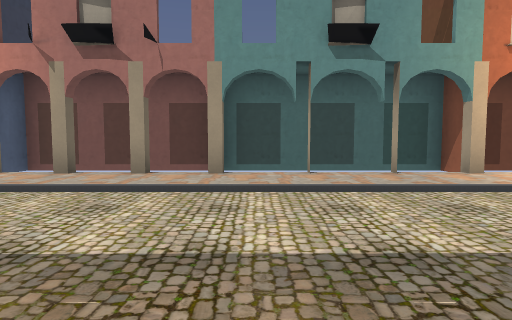
View 1 (above)

19 first-person views from a walk through a level from a Godot 3-D game. The camera is 1.4 m above the floor, tilts 4° down and sees 75° across. The floor is counted in squares, 2 m on a side. Each view is taken from the middle of a square. On the plan, view 1 faces up. The plan holds only what a view shows up to about 10 squares ahead; the rest is blank. The place goes on beyond the plan. Some surface patterns are stand-ins.

View 2
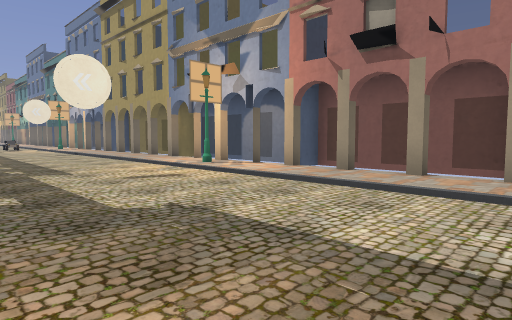

View 3
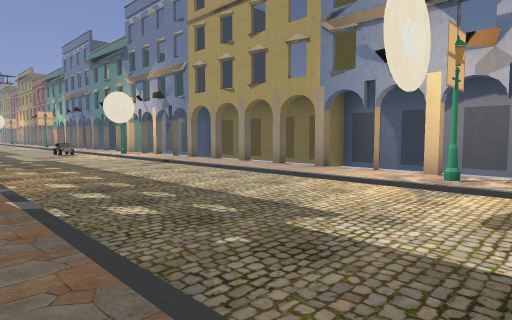

View 4
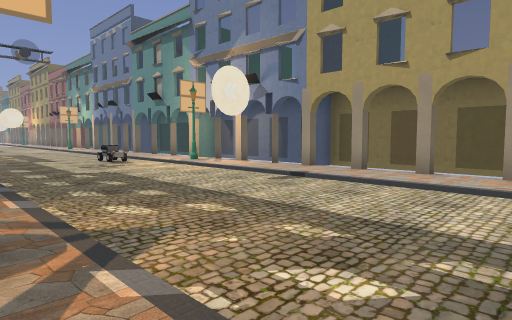

View 5
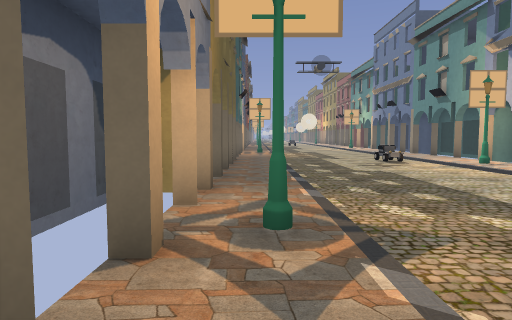

View 6
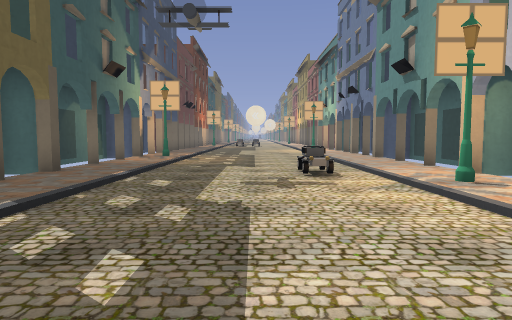

View 7
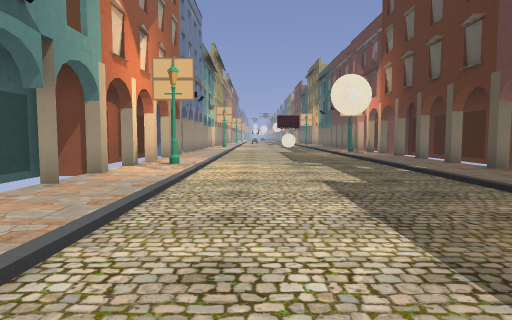

View 8
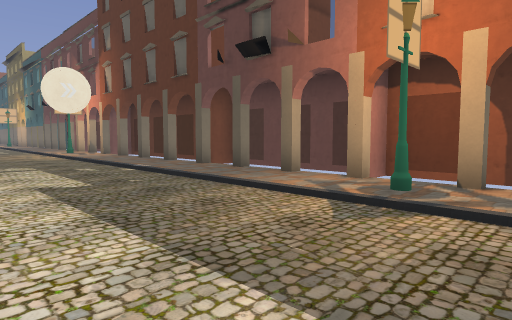

View 9
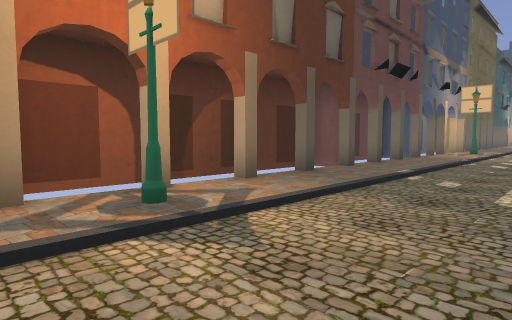

View 10
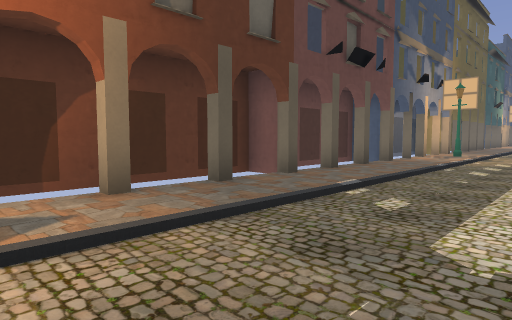

View 11
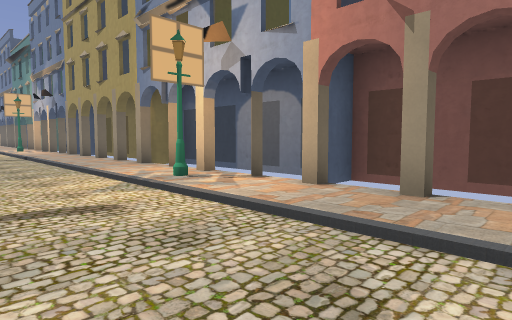

View 12
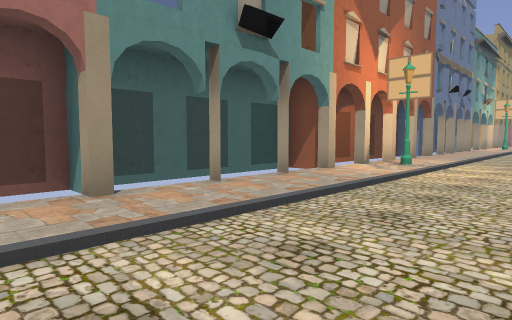

View 13
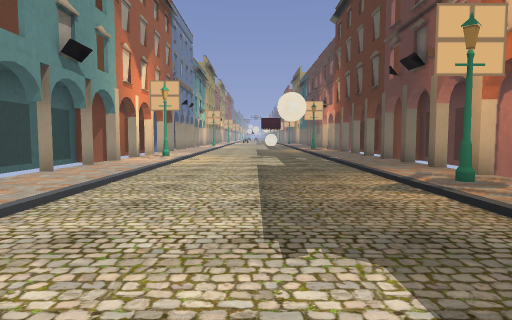

View 14
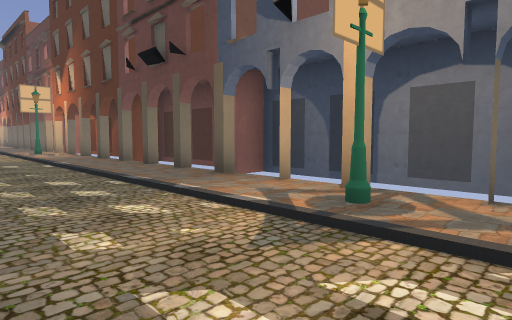

View 15
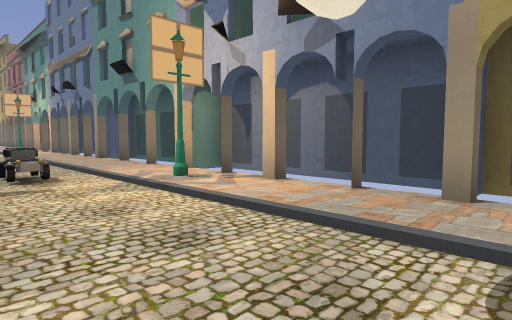

View 16
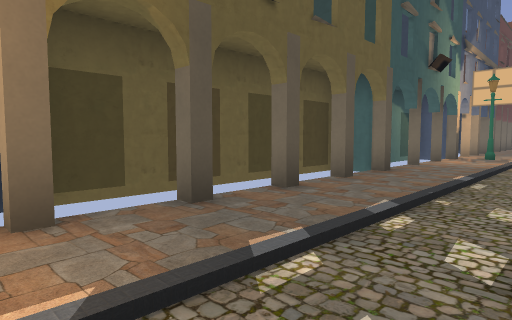

View 17
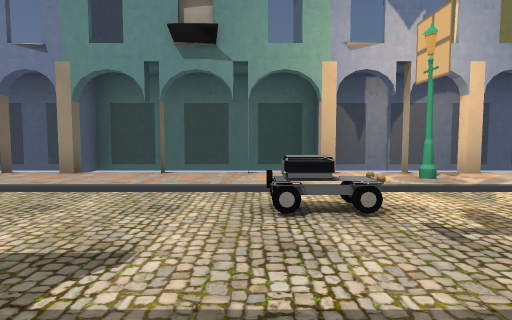

View 18
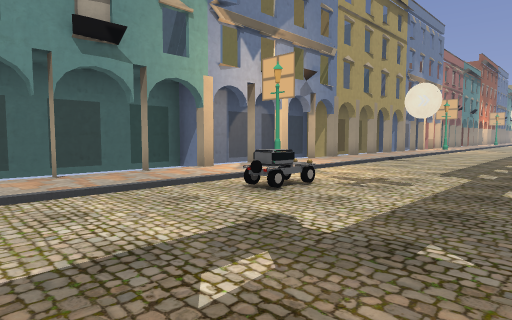

View 19
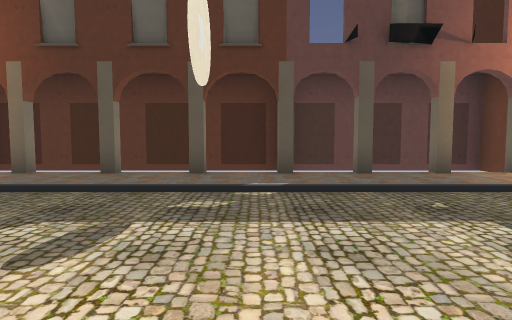

### Floor plan
Key: @ floor where view 1 was taken; # wall or solid block; . main floor; : floor 0.25 m higher than the main floor; / step, stairs or slope; ^ raised ledge; B building; L lamp.
Columns run from 24 left of view 1 to 8 right of it. Each row starts with its distance up from view 1.
  8 B   B
  7 BBBBBBBBBBBBBB BBBBBBBBBBBBBBBBB
  6 B###B##B#B##BBB##B#B BBB ## BB BB
  5 ::::::L:::::::::::L:::::::::::L::
  4 /////////////////////////////////
  3 ...^^............................
  2 .................................
  1 .................................
  0 ////////////////////////@////////
 -1 L:::::::::::L:::::::::::L::::::::
 -2  ## BB BBB##B#B#BBB#B##BB#BBB#B##
 -3 BBB BBBBBBBBBBBBBBBBBBBBBBBBBBBBB
 -4               BB   B

Positions as (right, up) in squares from view 1, and headings:
1: (0, 0), facing up
2: (0, 0), facing up-left
3: (-5, -1), facing up-left
4: (-10, -1), facing up-left
5: (-10, -1), facing left
6: (-14, 2), facing left
7: (-2, 3), facing right
8: (-2, 3), facing down-right
9: (1, 2), facing down-left
10: (-1, 2), facing down-left
11: (-2, 2), facing up-left
12: (-2, 2), facing up-right
13: (-5, 2), facing right
14: (-14, 2), facing down-right
15: (-14, 2), facing up-left
16: (-14, 1), facing down-left
17: (-21, 0), facing up
18: (-24, 0), facing up-right
19: (5, 4), facing down
